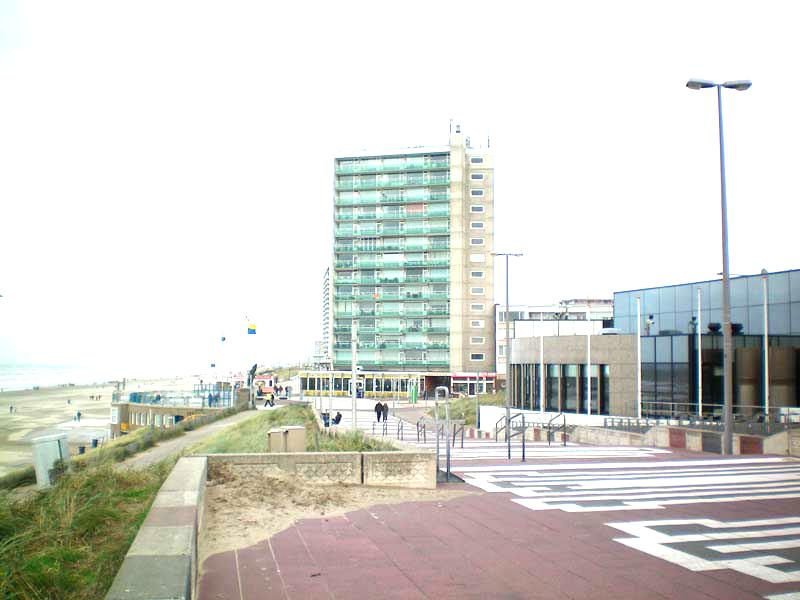
#> input picture cv/data/image_1.jpg, 800 x 600 px
$ python image_stitch.py
#> lines starting #> are read from the running program, lines starting #| are printed output that depends on the picture
import cv2
import numpy as np

# set a windows
top, bot, left, right = 100, 100, 0, 500
img1 = cv2.imread('data/image_1.jpg')
#> img1 is the input picture: shape (600, 800, 3); mean B, G, R 207.3, 212.9, 212.7
img2 = cv2.imread('data/image_2.jpg')
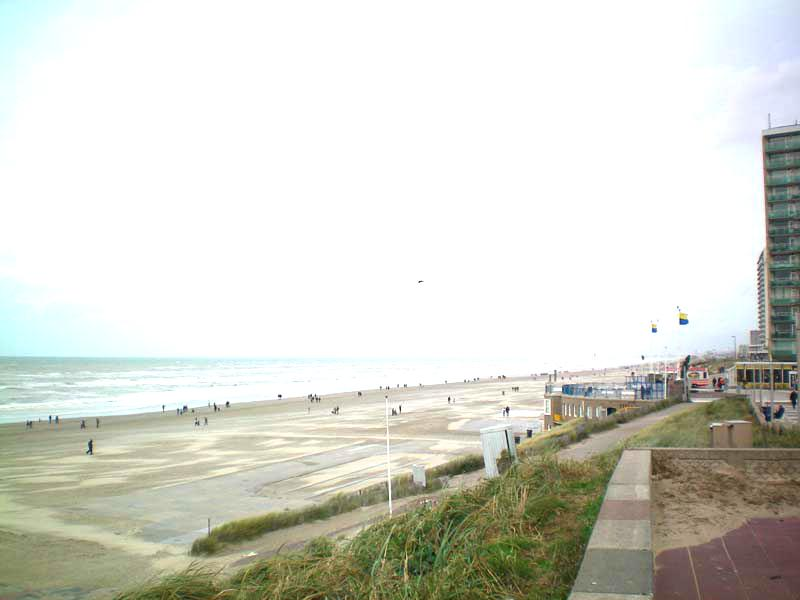
#> input picture cv/data/image_2.jpg, 800 x 600 px
#> img2 is the input picture: shape (600, 800, 3); mean B, G, R 205, 214, 213.2
cv2.imshow("stich1",img1)
cv2.imshow("stich2",img2)
# copy image to windows
srcImg = cv2.copyMakeBorder(img1, top, bot, left, right, cv2.BORDER_CONSTANT, value=(0, 0, 0))
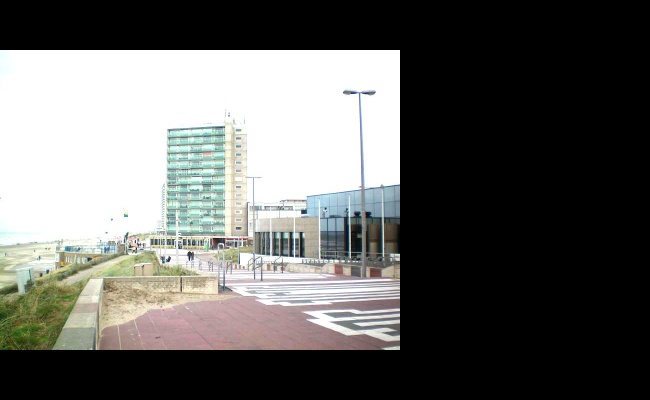
#> srcImg: shape (800, 1300, 3) (shown at 1/2 size); mean B, G, R 95.7, 98.3, 98.2
testImg = cv2.copyMakeBorder(img2, top, bot, left, right, cv2.BORDER_CONSTANT, value=(0, 0, 0))
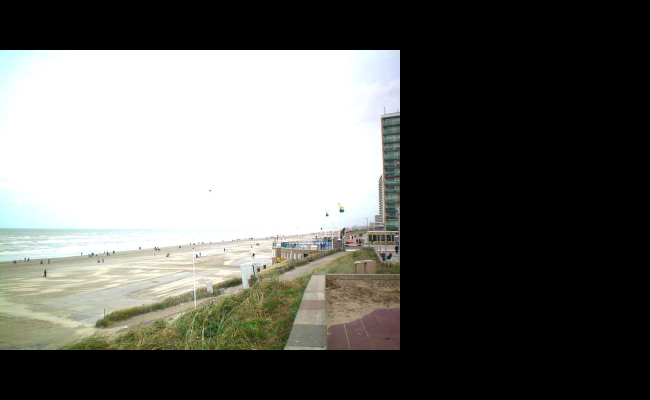
#> testImg: shape (800, 1300, 3) (shown at 1/2 size); mean B, G, R 94.6, 98.8, 98.4
# transform to gray
img1gray = cv2.cvtColor(srcImg, cv2.COLOR_BGR2GRAY)
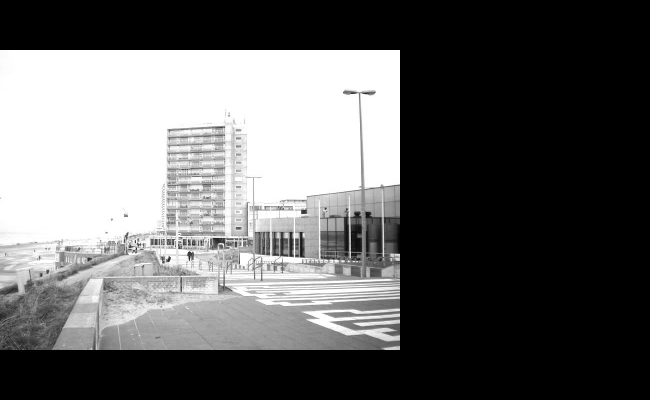
#> img1gray: shape (800, 1300) (shown at 1/2 size); min 0, max 255, mean 97.9
img2gray = cv2.cvtColor(testImg, cv2.COLOR_BGR2GRAY)
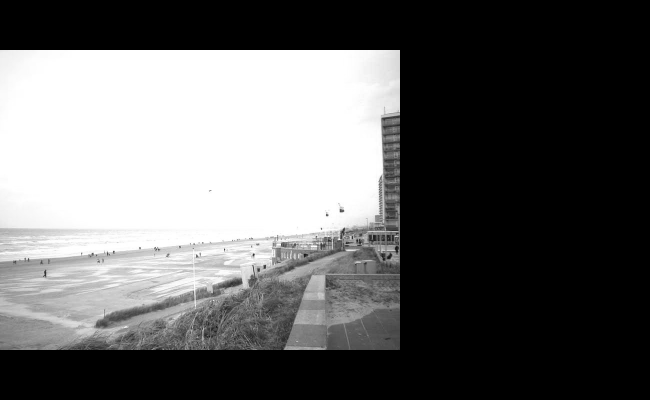
#> img2gray: shape (800, 1300) (shown at 1/2 size); min 0, max 255, mean 98.2
# setting SIFT
#> (the run stopped early here; a loop or call above may not have finished)
